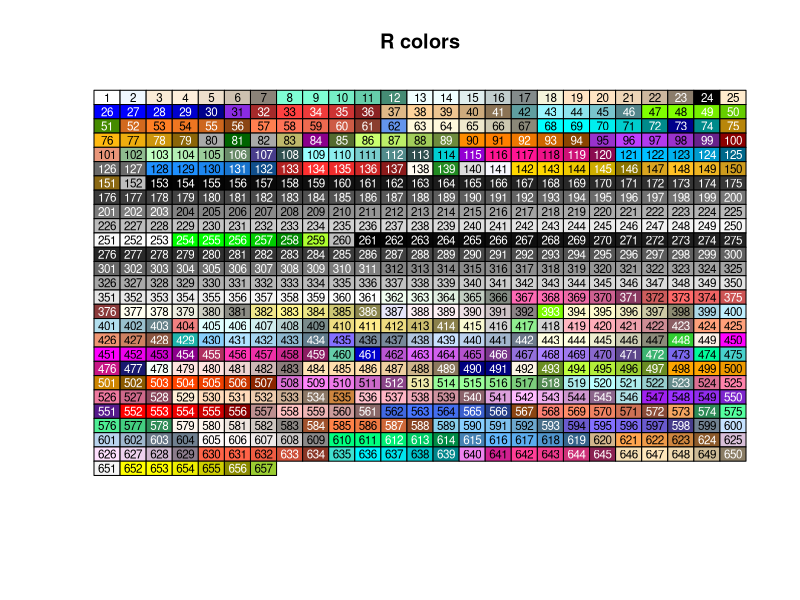
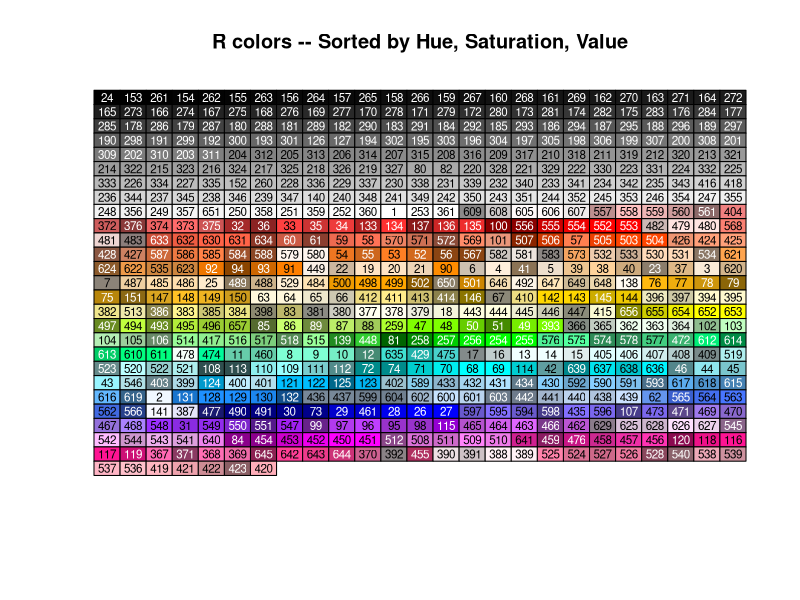
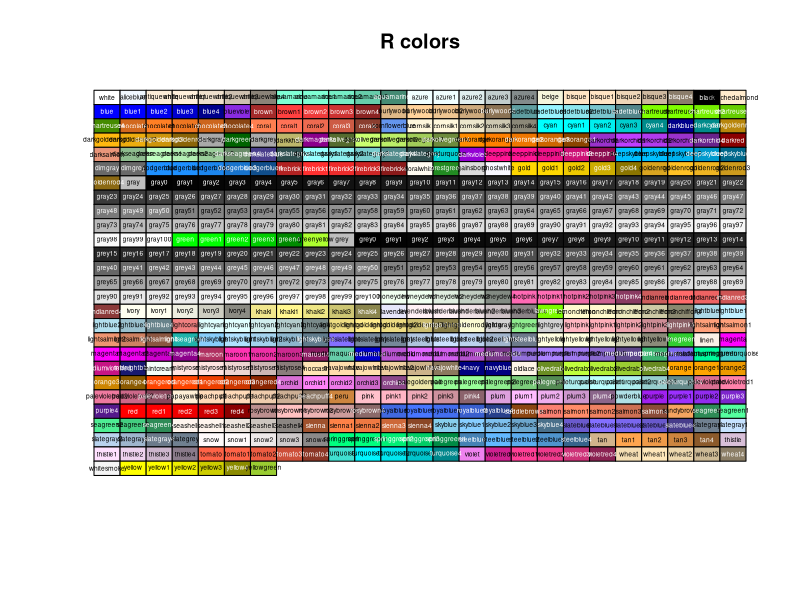

The R source for these figures, in order:
###############################################################################
###############################################################################
#Script for displaying base colors available in R
###############################################################################
###############################################################################

#this R code Earl F. Glynn. You can find it on this webpage: 
#http://research.stowers-institute.org/efg/R/Color/Chart/
#A function to display the different colors you can select in R

#first step, a function to have a good contrast between the background and the 
#text
SetTextContrastColor <- function(color)
{
  ifelse( mean(col2rgb(color)) > 127, "black", "white")
}
#Define this array of text contrast colors that correponds to each
#member of the colors() array.
TextContrastColor <- unlist( lapply(colors(), SetTextContrastColor) )


#Plot matrix of R colors, in index order, 25 per row.
#This example plots each row of rectangles one at a time.
colCount <- 25 # number per row
rowCount <- 27
plot( c(1,colCount), c(0,rowCount), type="n", ylab="", xlab="",
      axes=FALSE, ylim=c(rowCount,0))
title("R colors")

for (j in 0:(rowCount-1))
{
  base <- j*colCount
  remaining <- length(colors()) - base
  RowSize <- ifelse(remaining < colCount, remaining, colCount)
  rect((1:RowSize)-0.5,j-0.5, (1:RowSize)+0.5,j+0.5,
       border="black",
       col=colors()[base + (1:RowSize)])
  text((1:RowSize), j, paste(base + (1:RowSize)), cex=0.7,
       col=TextContrastColor[base + (1:RowSize)])
}


#same plot but colors sorted by hue-saturation-value
#Plot matrix of R colors, in "hue" order, 25 per row.
#This example plots each rectangle one at a time.
RGBColors <- col2rgb(colors()[1:length(colors())])
HSVColors <- rgb2hsv( RGBColors[1,], RGBColors[2,], RGBColors[3,],
                      maxColorValue=255)
HueOrder <- order( HSVColors[1,], HSVColors[2,], HSVColors[3,] )
plot(0, type="n", ylab="", xlab="",
     axes=FALSE, ylim=c(rowCount,0), xlim=c(1,colCount))

title("R colors -- Sorted by Hue, Saturation, Value")

for (j in 0:(rowCount-1))
{
  for (i in 1:colCount)
  {
    k <- j*colCount + i
    if (k <= length(colors()))
    {
      rect(i-0.5,j-0.5, i+0.5,j+0.5, border="black", col=colors()[ HueOrder[k] ])
      text(i,j, paste(HueOrder[k]), cex=0.7, col=TextContrastColor[ HueOrder[k] ])
    }
  }
}


#same plot as the first one, but instead of the number, the name of the color
#is displayed in the rectangle. Plot matrix of R colors, in index order, 
#25 per row
colCount <- 25 # number per row
rowCount <- 27
plot( c(1,colCount), c(0,rowCount), type="n", ylab="", xlab="",
      axes=FALSE, ylim=c(rowCount,0))
title("R colors")

for (j in 0:(rowCount-1))
{
  base <- j*colCount
  remaining <- length(colors()) - base
  RowSize <- ifelse(remaining < colCount, remaining, colCount)
  rect((1:RowSize)-0.5,j-0.5, (1:RowSize)+0.5,j+0.5,
       border="black",
       col=colors()[base + (1:RowSize)])
  text((1:RowSize), j, colors()[(base + (1:RowSize))], cex=0.4,
       col=TextContrastColor[base + (1:RowSize)])
}


